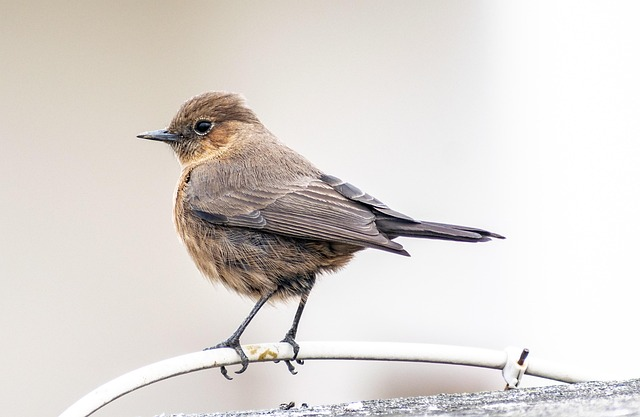
#> input picture sample/bird.jpg, 640 x 417 px, given in place of the camera
$ jupyter execute 'ch18-OpenCV 攝影機即時影像分析.ipynb'   (older library calls are emulated)   (text cells are left out)
#> lines starting #> are read from the running program, lines starting #| are printed output that depends on the picture
[cell 1]
import cv2
import numpy as np
import matplotlib.pyplot as plt
from opencv_tools import opencv_tools # 匯入封裝的功能
import time

[cell 2]
cap = cv2.VideoCapture(0) # 0 通常代表預設攝影機
# cap = cv2.VideoCapture('sample/video/me.mp4') # 測試用影片

while True:
    ret, frame = cap.read()
#> frame is the input picture: shape (417, 640, 3); mean B, G, R 212.6, 216.6, 221.8
    if not ret:
        print('無法讀取攝影機畫面')
        break

    cv2.imshow('Webcam', frame)

    if cv2.waitKey(1) & 0xFF == ord('q'):
#> (key q is pressed here)
        break

cap.release()  # 關閉攝影機
cv2.destroyAllWindows()

[cell 3]
cap = cv2.VideoCapture(0)
last_frame_time = time.time()  # 記錄最後一次成功讀取的時間
TIMEOUT_LIMIT = 5  # 設定斷線容忍時間（秒）
while True:
    ret, frame = cap.read()
    if ret:
        # 如果讀取成功，更新時間戳記
        last_frame_time = time.time()
        cv2.imshow('Webcam', frame)
    else:
        # 如果讀取失敗，檢查是否超過容忍時間
        elapsed_time = time.time() - last_frame_time
        if elapsed_time > TIMEOUT_LIMIT:
            print("\n[ERROR] 串流中斷過久，終止程式。")
            break

    if cv2.waitKey(1) & 0xFF == ord('q'):
#> (key q is pressed here)
        break

cap.release()
cv2.destroyAllWindows()

[cell 4]
def process_image(frame):
    start_time = time.time()  # 記錄開始時間
    # 調整亮度與對比度（改善偏暗、層次不夠分明的問題）
    brightened = cv2.convertScaleAbs(frame, alpha=1.2, beta=50)
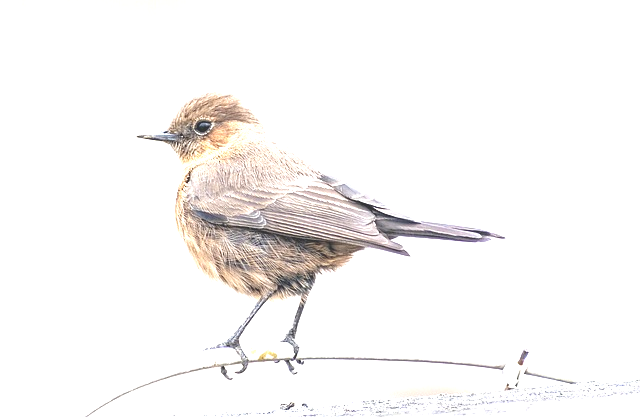
#> brightened: shape (417, 640, 3); mean B, G, R 245.5, 246.3, 248.1
    # 水平翻轉（做出符合直覺的視角）
    flipped = cv2.flip(brightened, 1)
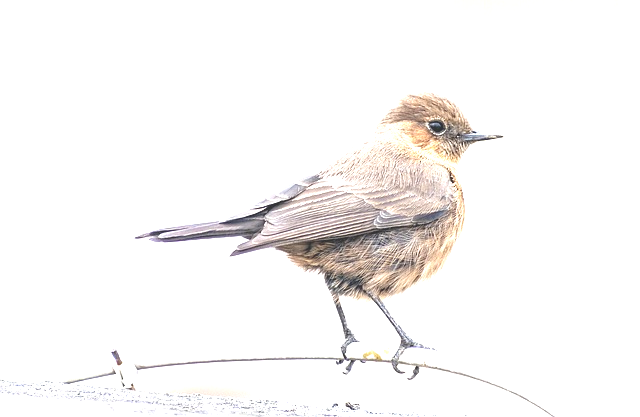
#> flipped: shape (417, 640, 3); mean B, G, R 245.5, 246.3, 248.1

    processed_time = time.time() - start_time  # 計算處理時間
    print(f"Process time = {processed_time}")
    return flipped

[cell 5]
# 若是外接鏡頭，參數可能為其他整數
cap = cv2.VideoCapture(0)
# cap = cv2.VideoCapture('sample/video/me.mp4') # 測試用影片

while True:
    # 逐幀讀取即時畫面
    ret, frame = cap.read()
    if not ret:
        print('無法讀取攝影機畫面')
        break

    # 呼叫自訂處理函式
    result_frame = process_image(frame)

    # 顯示處理後的結果
    cv2.imshow('Live Video (Bright + Mirror)', result_frame)

    # 按下 'q' 鍵退出程式
    if cv2.waitKey(1) & 0xFF == ord('q'):
#> (key q is pressed here)
        break

# 釋放攝影機並關閉視窗
cap.release()
cv2.destroyAllWindows()

[cell 6]
# 若是外接鏡頭，參數可能為其他整數
cap = cv2.VideoCapture(0)
# cap = cv2.VideoCapture('sample/video/me.mp4') # 測試用影片

# 定義初始變數
frame_count = 0       # 用來記錄目前跑到第幾張影格
process_interval = 6  # 設定每 6 張影格處理 1 張（相當於 30 fps 降至 5 fps）

while True:
    ret, frame = cap.read()
    if not ret:
        break

    frame_count += 1  # 每次讀取到新影格，計數器就加 1

    if frame_count % process_interval == 0:
        # 每 6 張才處理 1 張，並更新顯示
        result_frame = process_image(frame)
        cv2.imshow('Live Video (Bright + Mirror)', result_frame)
    # 跳過的影格不做任何事，畫面會停留在上一次處理的結果

    # 按下 'q' 鍵退出程式
    if cv2.waitKey(1) & 0xFF == ord('q'):
#> (key q is pressed here)
        break

# 釋放攝影機並關閉視窗
cap.release()
cv2.destroyAllWindows()

[cell 7]
def process_image(frame):
    # 沿用前面的處理：先調亮並翻轉
    brightened = cv2.convertScaleAbs(frame, alpha=1.2, beta=50)
    flipped = cv2.flip(brightened, 1)

    # 轉灰階後進行 Sobel 邊緣偵測
    gray = cv2.cvtColor(flipped, cv2.COLOR_BGR2GRAY)
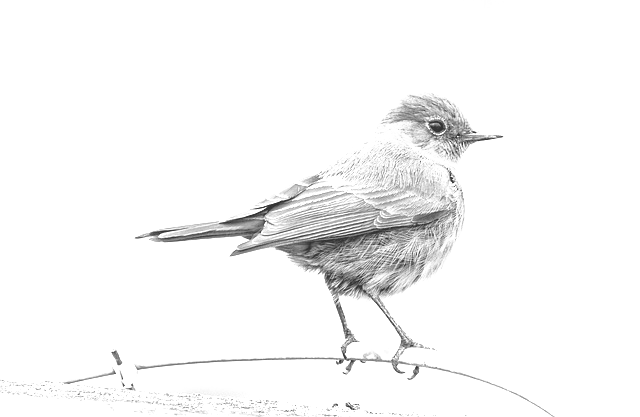
#> gray: shape (417, 640); min 50, max 255, mean 246.8
    sobel_x = cv2.Sobel(gray, cv2.CV_64F, 1, 0, ksize=3)
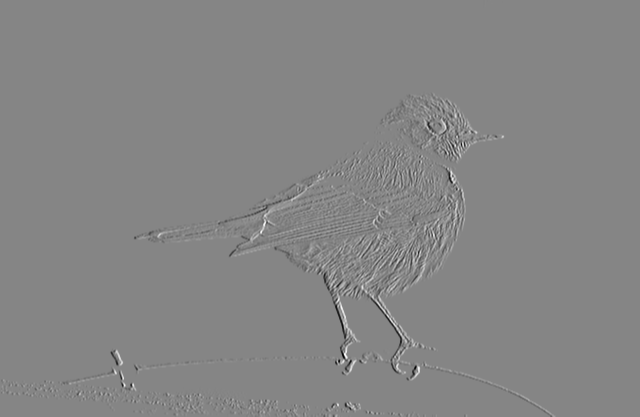
#> sobel_x: shape (417, 640) float64; min -786, max 717, mean 0; drawn with min black and max white
    sobel_y = cv2.Sobel(gray, cv2.CV_64F, 0, 1, ksize=3)
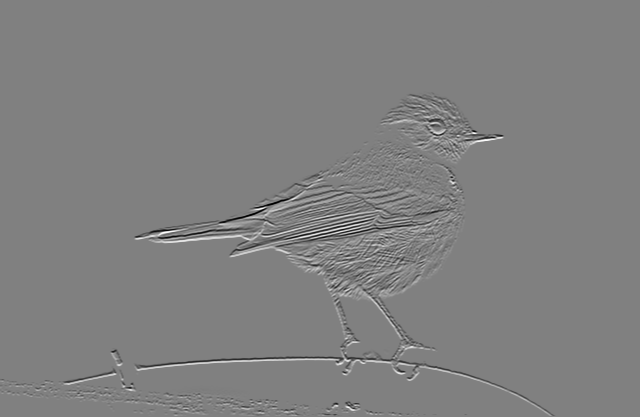
#> sobel_y: shape (417, 640) float64; min -819, max 809, mean 0; drawn with min black and max white
    sobel = cv2.convertScaleAbs(sobel_x) + cv2.convertScaleAbs(sobel_y)
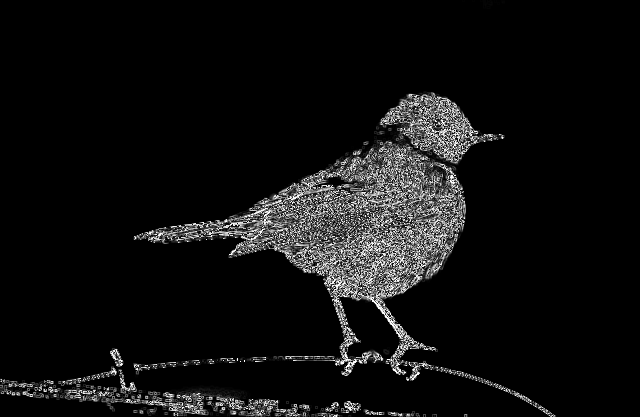
#> sobel: shape (417, 640); min 0, max 255, mean 16.1

    # 反轉色彩，做出白底黑線的素描風格
    sketch = cv2.bitwise_not(sobel)
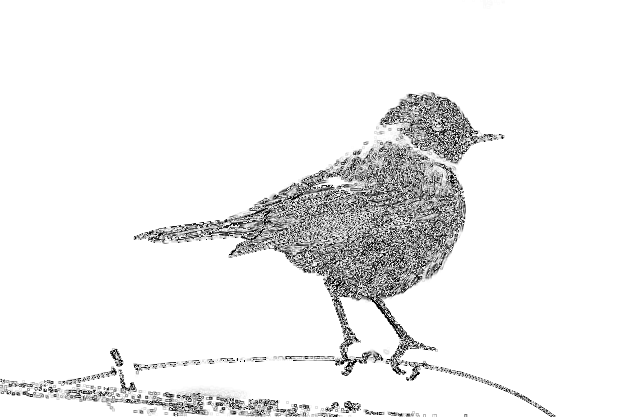
#> sketch: shape (417, 640); min 0, max 255, mean 238.9
    return sketch

[cell 8]
# 若是外接鏡頭，參數可能為其他整數
cap = cv2.VideoCapture(0)
# cap = cv2.VideoCapture('sample/video/me.mp4') # 測試用影片

while True:
    # 逐幀讀取即時畫面
    ret, frame = cap.read()
    if not ret:
        print('無法讀取攝影機畫面')
        break

    # 呼叫自訂處理函式
    result_frame = process_image(frame)

    # 顯示處理後的結果
    cv2.imshow('Live Video (Bright + Mirror)', result_frame)

    # 按下 'q' 鍵退出程式
    if cv2.waitKey(1) & 0xFF == ord('q'):
#> (key q is pressed here)
